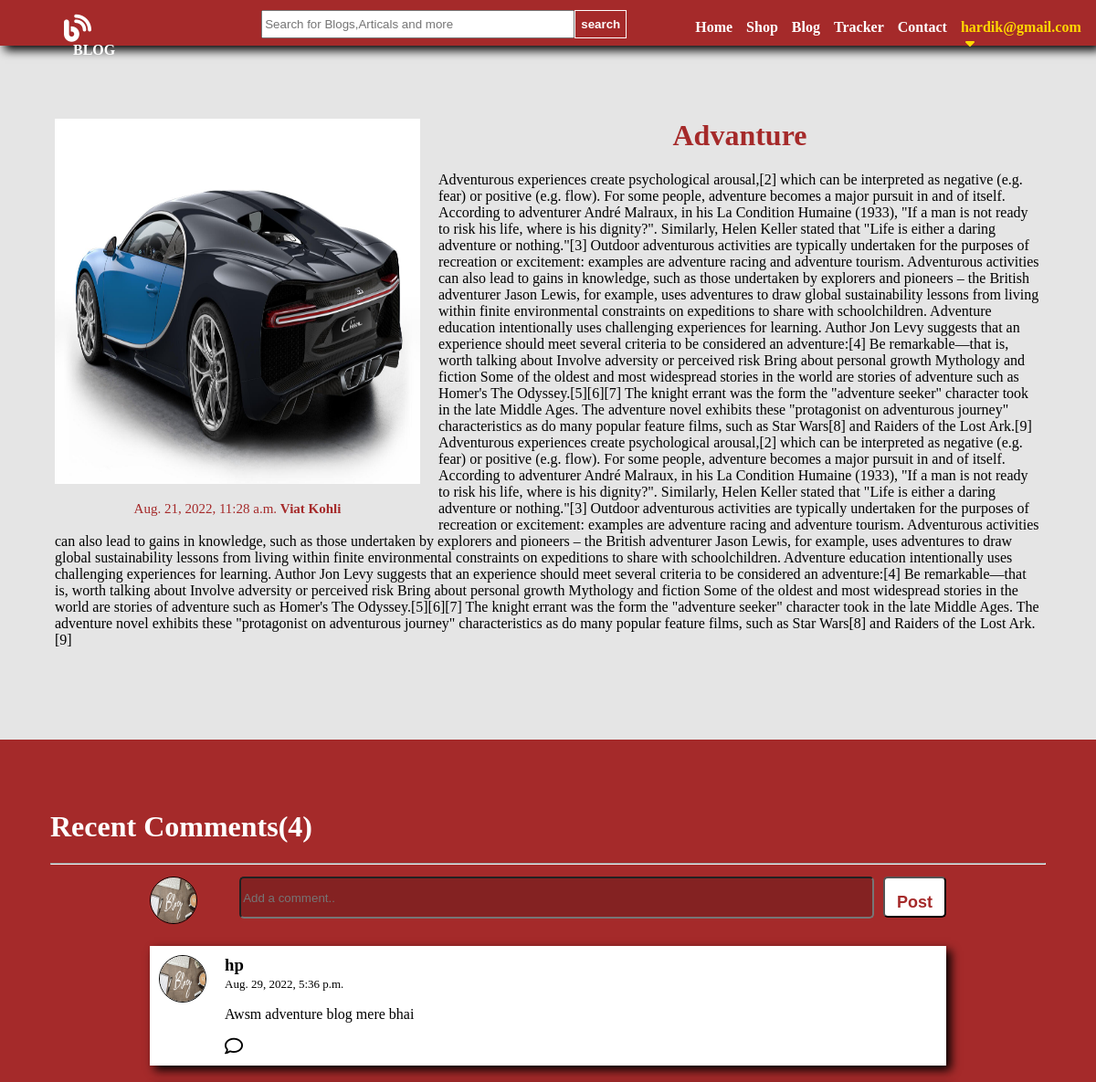
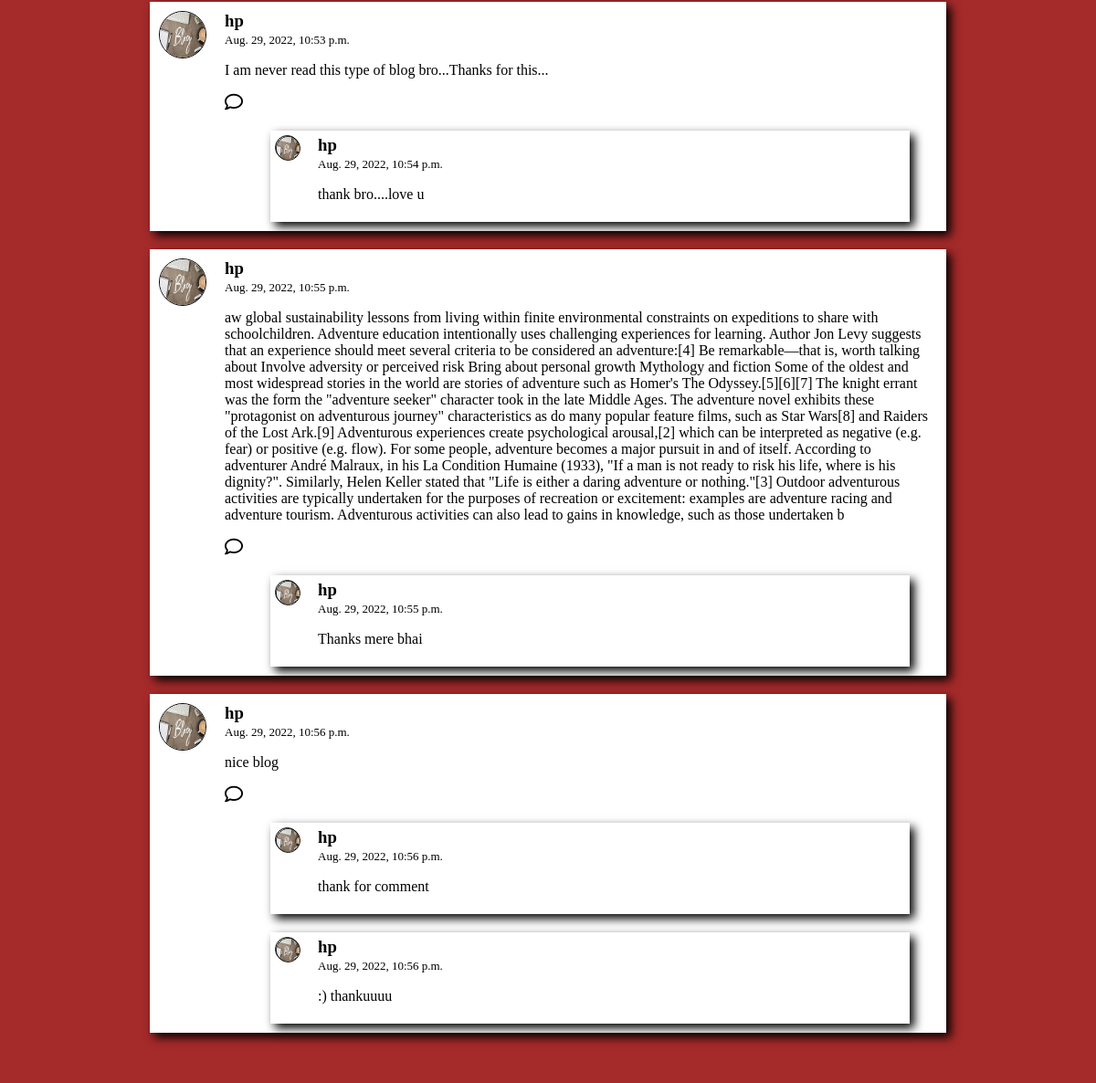
/blog/contentdetails/2 (signed in), run on the app's committed database (2 pictures, top to bottom).
### blog/models.py (models this page shows)
class DatabaseBlog(models.Model):
    blog_id = models.AutoField
    BlogTitle = models.CharField(max_length=30,default="Enter the Title of Blog")
    BlogDate = models.DateTimeField(auto_now_add=True)
    BlogMoral = models.CharField(max_length=50,default="Enter the Moral Of the Blog")
    BlogDetails = models.CharField(max_length=5000,default="Write Complete Blog Here")
    BlogAuthor = models.CharField(max_length=20,default="Name Of Blogger")
    BlogImage = models.ImageField(upload_to='shop/image', default="")
    def __str__(self):
        return self.BlogTitle

class Comments(models.Model):
    Sno = models.AutoField(primary_key = True)
    Product_Id = models.CharField(max_length=1000)
    Reply_id = models.IntegerField()   #this can store the parent comment Sno
    Comment = models.TextField(max_length=500)
    User = models.ForeignKey(User,on_delete=models.CASCADE)
    Post = models.ForeignKey(DatabaseBlog,on_delete=models.CASCADE)
    Parent = models.ForeignKey('self',on_delete=models.CASCADE,null = True)
    Commment_Date = models.DateTimeField(auto_now=True)
    def __str__(self):
        return self.Comment[0:20]

### blog/views.py (the view)
# urls.py: path("contentdetails/<int:myid>",views.show_blog_details,name='viewblogs'),
def show_blog_details(request,myid):
    parti_blog = DatabaseBlog.objects.filter(id=myid)
    print("jsdfkjs;kljaslfjlsdk;lsjf",parti_blog)
    show_comment = Comments.objects.filter(Product_Id=myid,Parent=None)
    show_reply = Comments.objects.filter(Product_Id=myid).exclude(Parent=None)  #show_reply variable me only reply store honge means jha jha pr parent none hoga wo wala reply yha store hoga
    print("show reply",show_reply)
    print("show comment",type(show_comment))
    params ={"particular_blog":parti_blog,"show_comment":show_comment,"show_reply":show_reply}
    return render(request,'blog/contentdetails.html',params)

### blog/templates/blog/contentdetails.html (shortened to what this page needs)
{% extends 'blog/basic.html' %}
{% block body%}
{% load humanize %}
{% load static %}
{% for blog_view in particular_blog %}
<div id="contentdetails_container">
    <p>
        <div id="contentdetails_pic">
            <img class=contentdetails_pic_image src="/media/{{blog_view.BlogImage}}">
    <p style="font-size:15px;color:brown;">{{blog_view.BlogDate}} <span id="contentdetails_author">{{blog_view.BlogAuthor}}</span><span style="display:none" id="show_id">{{blog_view.id}}</span></p>
        </div>
        <div id="contentdetails_text">
            <center><h1 style="color:brown;">{{blog_view.BlogTitle}}</h1></center>
        </div>
        {{blog_view.BlogDetails}}
    </p>
</div>
<div id="comment_container">
    <h1 style="color:white;">Recent Comments(<span id="comment_count"></span>)</h1>
    <hr>
    <div id="post_comment_container">
        {% if user.is_authenticated %}
            <form action="/blog/comment" method="post">{% csrf_token %}
                <div style="display:flex;">
                    <label><img class="user-comment-image" src="{% static 'blog/blog1.jpg' %}"></label> <input type="text" placeholder="Add a comment.." id="comment_text" name="comment_text" required>
                    <input id="post_comment" type="submit" value="Post">
                </div>
            </form>
        {% else %}
        <h2>Please Logged In to Post Comments</h2>
        {% endif %}
    </div>
    <div id="disp_comment_container">
        {% for comment in show_comment %}
            <div class="show_comment">
                <div class="user-comment-div">
                    <img class="user-comment-image" src="{% static 'blog/blog1.jpg' %}">
                </div>
                <div style="margin:0px;">
                    <h3 style="margin:0px;">{{comment.User.username}}</h3>
                    <span style="font-size:13px;">{{comment.Commment_Date}}<span style="display:none;">{{comment.Sno}}</span></span>
                    <p>{{comment.Comment}}</p>
                    <div class="reply_button" onclick="reply({{forloop.counter}})">
                        <i class="fa-regular fa-comment"></i>
                    </div>
                    <div id="show_reply_container">
                        {% for reply in show_reply %}
                            {% if comment.Sno is reply.Reply_id %}
                            <div class="show_reply" style="display:flex;">
                                 <div class="user-reply-div">
                                    <img class="user-reply-image" src="{% static 'blog/blog1.jpg' %}">
                                 </div>
                                <div style="margin:0px;">
                                    <h3 style="margin:0px;">{{reply.User.username}}</h3>
                                    <span style="font-size:13px;">{{reply.Commment_Date}}<span style="display:none;">{{reply.Sno}}</span></span>
                                    <p>{{reply.Comment}}</p>
                                </div>
                            </div>
                            {% endif %}
                        {% endfor %}
                    </div>
                </div>
            </div>
        {% endfor %}
    </div>
</div>
{% endfor %}
{% endblock %}

### blog/templates/blog/basic.html (shortened to what this page needs)
<!DOCTYPE html>
<html lang="en">
<head>
    <link rel="stylesheet" href="https://cdnjs.cloudflare.com/ajax/libs/font-awesome/6.1.2/css/all.min.css" />
</head>
<body>
<div id="navigation_header">
     <ul id="navigation_ul">
         <li style="margin:-5px 150px 0px 0px;">
             <i class="fa-solid fa-blog"></i>
             <span style="color:white;font-weight:bold;margin:0px 10px 0px 10px;">BLOG</span>
         </li>
         <li>
          <form action="search" method="GET" id="search_blog_form">
            <input type="text" class="write_search_blog" name="search" placeholder="Search for Blogs,Articals and more" required/>
            <input type="submit" id="search_blog" value="search" />
          </form>
        </li>
            <li class="nav-item" style="margin-left:60px;">
              <a class="nav-link active" aria-current="page" href="/">Home</a>
            </li>
            <li class="nav-item">
              <a class="nav-link active" aria-current="page" href="/shop/item">Shop</a>
            </li>
            <li class="nav-item">
              <a class="nav-link" href="/blog/content">Blog</a>
            </li>
            <li class="nav-item">
              <a class="nav-link" href="/shop/tracker">Tracker</a>
            </li>
            <li class="nav-item">
              <a class="nav-link" href="/shop/contacts">Contact</a>
            </li>
         {% if user.is_authenticated %}
            <li class="nav-link" id="username_disp" onclick="dropdown()">
             {{request.user}}<i class="fa-solid fa-caret-down" style="margin-left:5px;"></i>
            </li>
            {% else %}
                <li class="nav-link" class="signup_button" onclick="signup()">signUp</li>
                <li class="nav-link" class="login_button" onclick="login()">logIn</li>
         {% endif %}
     </ul>
</div>
{% block body %}{% endblock%}
</body>
</html>

### data on the page
DatabaseBlog: BlogImage (picture), BlogDate "Aug. 21, 2022, 11:28 a.m.", BlogAuthor "Viat Kohli", BlogTitle "Advanture", BlogDetails "Adventurous experiences create psychological arousal,[2] which can be interpreted as negative (e.g. fear) or positive (e.g. flow). For some people, adventure becomes a major pursuit in and of itself. According to adventurer André Malraux, in his La Condition Humaine (1933), \"If a man is not ready to risk his life, where is his dignity?\". Similarly, Helen Keller stated that \"Life is either a daring adventure or nothing.\"[3] Outdoor adventurous activities are typically undertaken for the purposes of recreation or excitement: examples are adventure racing and adventure tourism. Adventurous activities can also lead to gains in knowledge, such as those undertaken by explorers and pioneers – the…"
Comments: User.username "hp", Commment_Date "Aug. 29, 2022, 5:36 p.m.", Comment "Awsm adventure blog mere bhai"
Comments: User.username "hp", Commment_Date "Aug. 29, 2022, 10:53 p.m.", Comment "I am never read this type of blog bro...Thanks for this..."
Comments: User.username "hp", Commment_Date "Aug. 29, 2022, 10:54 p.m.", Comment "thank bro....love u"
Comments: User.username "hp", Commment_Date "Aug. 29, 2022, 10:55 p.m.", Comment "aw global sustainability lessons from living within finite environmental constraints on expeditions to share with schoolchildren. Adventure education intentionally uses challenging experiences for learning. Author Jon Levy suggests that an experience should meet several criteria to be considered an adventure:[4] Be remarkable—that is, worth talking about Involve adversity or perceived risk Bring about personal growth Mythology and fiction Some of the oldest and most widespread stories in the world are stories of adventure such as Homer's The Odyssey.[5][6][7] The knight errant was the form the \"adventure seeker\" character took in the late Middle Ages. The adventure novel exhibits these…"
Comments: User.username "hp", Commment_Date "Aug. 29, 2022, 10:55 p.m.", Comment "Thanks mere bhai"
Comments: User.username "hp", Commment_Date "Aug. 29, 2022, 10:56 p.m.", Comment "nice blog"
Comments: User.username "hp", Commment_Date "Aug. 29, 2022, 10:56 p.m.", Comment "thank for comment"
Comments: User.username "hp", Commment_Date "Aug. 29, 2022, 10:56 p.m.", Comment ":) thankuuuu"

### other printed values
{{ request.user }} "hardik@gmail.com"
